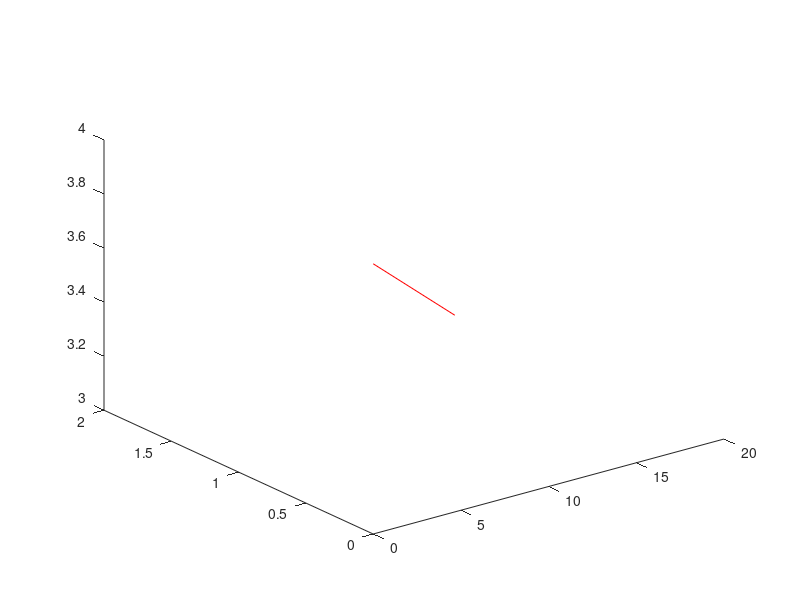

This chart was generated by the following MATLAB code: (Note: this script raises an error after producing the figure.)
Xline= [0,  20];
Yline= [0,  2];
Zline= [4, 3];

color = 'red';
p = plot3(Xline,Yline,Zline,color);
p.LineWidth = 3;
hold on;
%p1= plot3(Xline,Yline,[0,0],color);
p2= plot3(Xline,[0,0],Zline,color);
p3= plot3([0,0],Yline,Zline,color);
%p1.LineStyle = '--';
p2.LineStyle = '--';
p3.LineStyle = '--';
%p1.Color(4)  = 0.5;
p2.Color(4)  = 0.5;
p3.Color(4)  = 0.5;
%p1.LineWidth = 2;
p2.LineWidth = 2;
p3.LineWidth = 2;
hold off;

alpha0=0.5;


name = 'isocontour_eta=0.0_eps=0.3333333333333333_q=3.0_kappa=1.5_delta=-0.5_dR0dr=-0.5_skappa=0.5_sdelta=-0.5773502691896258.hdf5';

% import stuff
omn_mat     = h5read(name, '/omnv' );
alpha_mat   = h5read(name, '/alphav' );
s_mat       = h5read(name, '/sv' );
AE_mat      = h5read(name, '/AEv' );

AE_mat = log10(AE_mat);

AE_max = +0.5;
AE_min = -2.5;

AE_space = linspace(AE_min,AE_max,6);

surf0=isosurface(omn_mat,alpha_mat,s_mat,AE_mat,AE_space(1));
p0 = patch(surf0);
isonormals(omn_mat,alpha_mat,s_mat,AE_mat,p0);
set(p0,'FaceColor','[0.2322    0.1855    0.4989]','EdgeColor','none','FaceAlpha',alpha0); % set the color


surf1=isosurface(omn_mat,alpha_mat,s_mat,AE_mat,AE_space(2));
p1 = patch(surf1);
isonormals(omn_mat,alpha_mat,s_mat,AE_mat,p1);
set(p1,'FaceColor','[0.2453    0.6073    0.9973]','EdgeColor','none','FaceAlpha',alpha0); % set the color


surf2=isosurface(omn_mat,alpha_mat,s_mat,AE_mat,AE_space(3));
p2 = patch(surf2);
isonormals(omn_mat,alpha_mat,s_mat,AE_mat,p2);
set(p2,'FaceColor','[0.2738    0.9704    0.5186]','EdgeColor','none','FaceAlpha',alpha0); % set the color


surf3=isosurface(omn_mat,alpha_mat,s_mat,AE_mat,AE_space(4));
p3 = patch(surf3);
isonormals(omn_mat,alpha_mat,s_mat,AE_mat,p3);
set(p3,'FaceColor','[0.8825    0.8663    0.2170]','EdgeColor','none','FaceAlpha',alpha0); % set the color


surf4=isosurface(omn_mat,alpha_mat,s_mat,AE_mat,AE_space(5));
p4 = patch(surf4);
isonormals(omn_mat,alpha_mat,s_mat,AE_mat,p4);
set(p4,'FaceColor','[0.9411    0.3562    0.0705]','EdgeColor','none','FaceAlpha',alpha0); % set the color

daspect([4,2,1]);
xlabel('$\hat{\omega}_n$','Interpreter','latex');
ylabel('$\alpha$','Interpreter','latex');
zlabel('$s$','Interpreter','latex');
grid on;

view([137 20]);



colormap(turbo);
c = colorbar;
caxis([AE_min AE_max]);
c.Label.String = '$\log_{10} \widehat{A}$';
c.Label.Interpreter = 'latex';

txt = '$(b)$: $\delta = -0.5$';
text(15.0,8.0,3.5,txt,'Interpreter','latex')


fontname(gcf,"CMU Serif")

set(gcf, 'Units', 'Inches', 'Position', [0, 0, 6, 2.1]);
exportgraphics(gcf,'LH-plot-negtriangle.png','Resolution',1000)